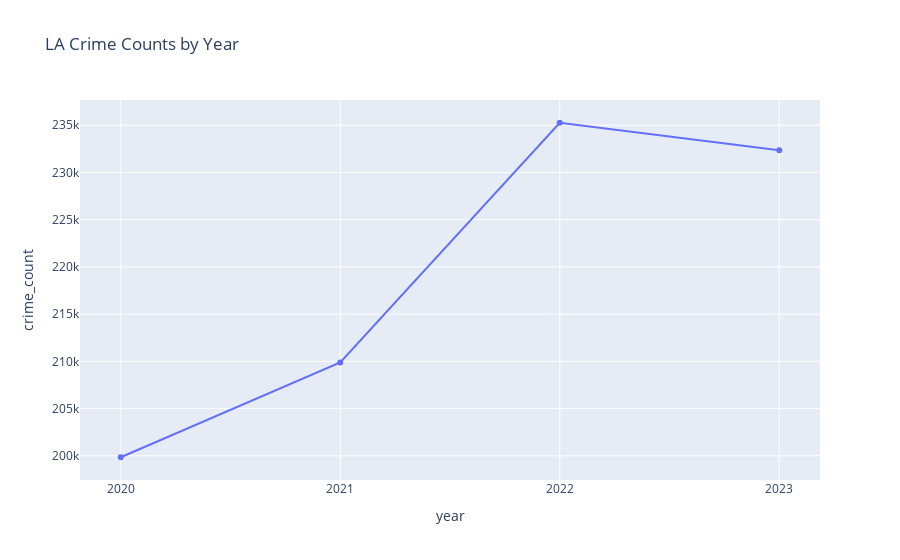

Write notebook code for a chart like this one.
### Markdown cell above
## Data Visualizations

### Code cell
def visual1():
    yearly = insight1()
    yearly["year"] = yearly["year"].astype(str)

    # One-line Plotly visualization
    import plotly.express as px
    px.line(yearly, x="year", y="crime_count", title="LA Crime Counts by Year", markers=True).show()

############ Function Call ############
visual1()

### Figure 1 — Plotly figure (JSON) as saved in the notebook; plotly's stock layout.template omitted (floating-point values rounded to 4 significant figures)
{"data": [{"hovertemplate": "year=%{x}<br>crime_count=%{y}<extra></extra>", "legendgroup": "", "line": {"color": "#636efa", "dash": "solid"}, "marker": {"symbol": "circle"}, "mode": "lines+markers", "name": "", "orientation": "v", "showlegend": false, "type": "scatter", "x": ["2020", "2021", "2022", "2023"], "xaxis": "x", "y": [199847, 209876, 235259, 232345], "yaxis": "y"}], "layout": {"legend": {"tracegroupgap": 0}, "title": {"text": "LA Crime Counts by Year"}, "xaxis": {"anchor": "y", "domain": [0, 1], "title": {"text": "year"}}, "yaxis": {"anchor": "x", "domain": [0, 1], "title": {"text": "crime_count"}}}}
